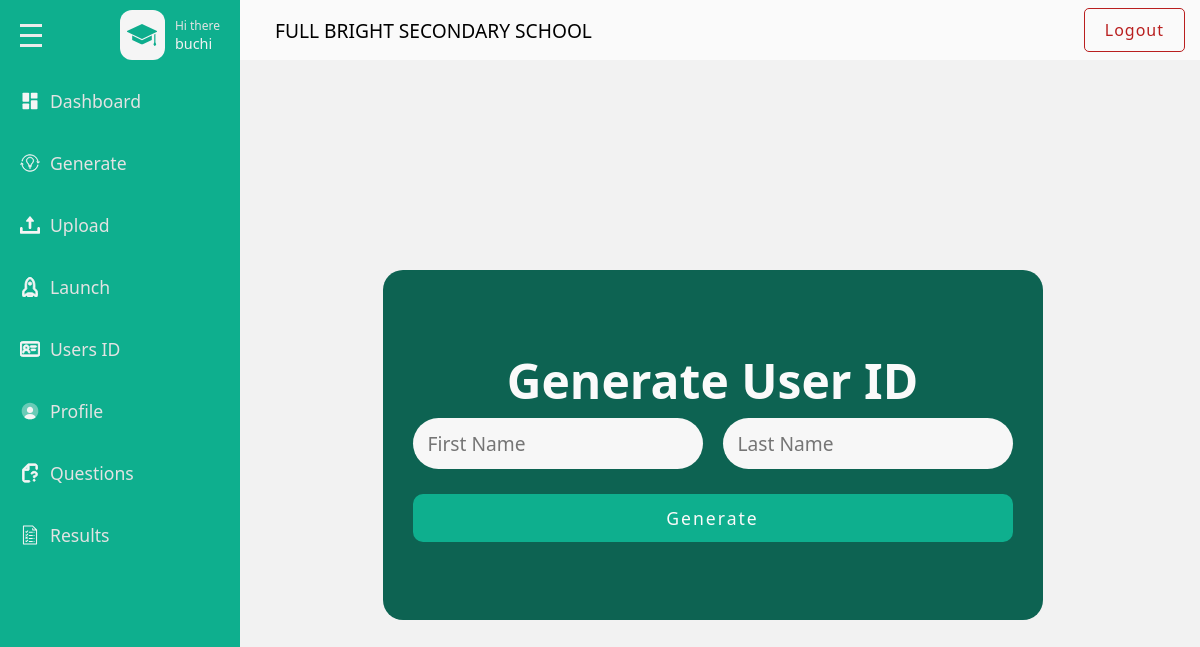
Page /admins/userid (signed in) on the earlier database version.
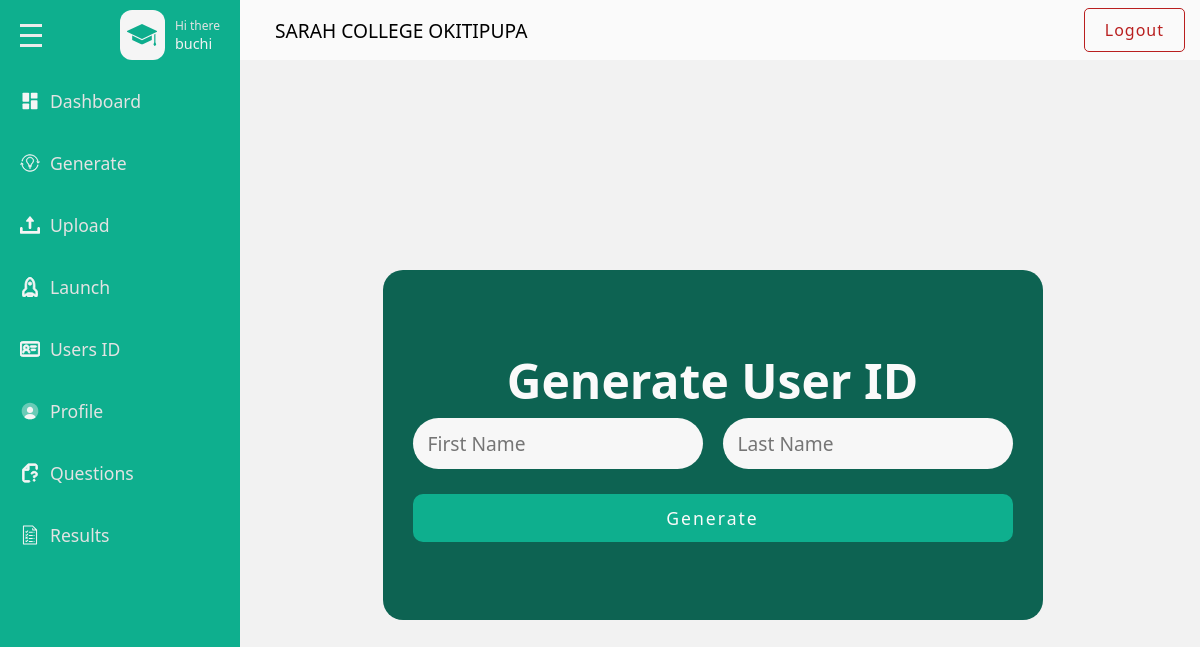
Same page on the later database version.
### base/models.py (models this page shows, shortened)
class Name_School(models.Model):
    school = models.CharField(max_length=345)

### admins/views.py (the view)
# urls.py: path('userid',views.userid,name= "userid"),
def userid(request):
    error_message = None
    userprofile = get_object_or_404(Userprofile, user=request.user)
    if request.method == "POST":
        username = request.POST.get('username')
        last_name = request.POST.get('last_name')
        if User.objects.filter(username=username).exists():
            messages.error(request, 'This UserID has already been generated before, please try another name.')
            return redirect("admins:userid")
        try:
            with transaction.atomic():
                user, created = User.objects.get_or_create(username=username, last_name=last_name)
                if created:
                    user.set_password(User.objects.make_random_password())
                    user.save()
                unique_id = generate_random_id()
                while UserID.objects.filter(generated_id__iexact=unique_id).exists():
                    unique_id = generate_random_id()
                user_id, created = UserID.objects.get_or_create(user=user)
                user_id.generated_id = unique_id
                user_id.save()
                return redirect('admins:user')
        except IntegrityError:
            error_message = "There was an error creating the user. Please try again."
        except Exception as e:
            error_message = f"An unexpected error occurred: {str(e)}"
    else:
        school_name = get_object_or_404(Name_School)
        context = {
            'school_name': school_name,
            'error_message': error_message,
            'userprofile': userprofile
        }
    return render(request, 'admins/userid.html', context)

### base/templates/admins/userid.html (shortened to what the changed rows need)
{% load static %}
<!DOCTYPE html>
<html lang="en">
<head>
    <link rel = "stylesheet" href = "{% static 'css/style.css' %}"/>
</head>
<body>
    <div class = "page">
        <div class = "wrapper">
                                <!DOCTYPE svg PUBLIC "-//W3C//DTD SVG 1.1//EN" "http://www.w3.org/Graphics/SVG/1.1/DTD/svg11.dtd">
                                <!DOCTYPE svg PUBLIC "-//W3C//DTD SVG 1.1//EN" "http://www.w3.org/Graphics/SVG/1.1/DTD/svg11.dtd">
                                <!DOCTYPE svg PUBLIC "-//W3C//DTD SVG 1.1//EN" "http://www.w3.org/Graphics/SVG/1.1/DTD/svg11.dtd">
                                <!DOCTYPE svg PUBLIC "-//W3C//DTD SVG 1.1//EN" "http://www.w3.org/Graphics/SVG/1.1/DTD/svg11.dtd">
                                <!DOCTYPE svg PUBLIC "-//W3C//DTD SVG 1.1//EN" "http://www.w3.org/Graphics/SVG/1.1/DTD/svg11.dtd">
                                <!DOCTYPE svg PUBLIC "-//W3C//DTD SVG 1.1//EN" "http://www.w3.org/Graphics/SVG/1.1/DTD/svg11.dtd">
                                <!DOCTYPE svg PUBLIC "-//W3C//DTD SVG 1.1//EN" "http://www.w3.org/Graphics/SVG/1.1/DTD/svg11.dtd">
                                <!DOCTYPE svg PUBLIC "-//W3C//DTD SVG 1.1//EN" "http://www.w3.org/Graphics/SVG/1.1/DTD/svg11.dtd">
                                <!DOCTYPE svg PUBLIC "-//W3C//DTD SVG 1.1//EN" "http://www.w3.org/Graphics/SVG/1.1/DTD/svg11.dtd">
            <div class = "main-content">
                <div class="main-content-header flex-between">
                    <span>{{school_name.school}}</span>
                    <a class = "logout-link" href="{% url 'admins:logout' %}">Logout</a>
                </div>
                <div class = "main-content-items-wrapper user_id-main">
                    <form class = "user_id-form flex-column" method="post">
                        <h1 class = "user_id-head">Generate User ID</h1>
                    </form>
                </div>
            </div>
        </div>
    </div>
</body>
</html>

Differences in the rows shown:
changed Name_School: school "FULL BRIGHT SECONDARY SCHOOL" → "SARAH COLLEGE OKITIPUPA"
